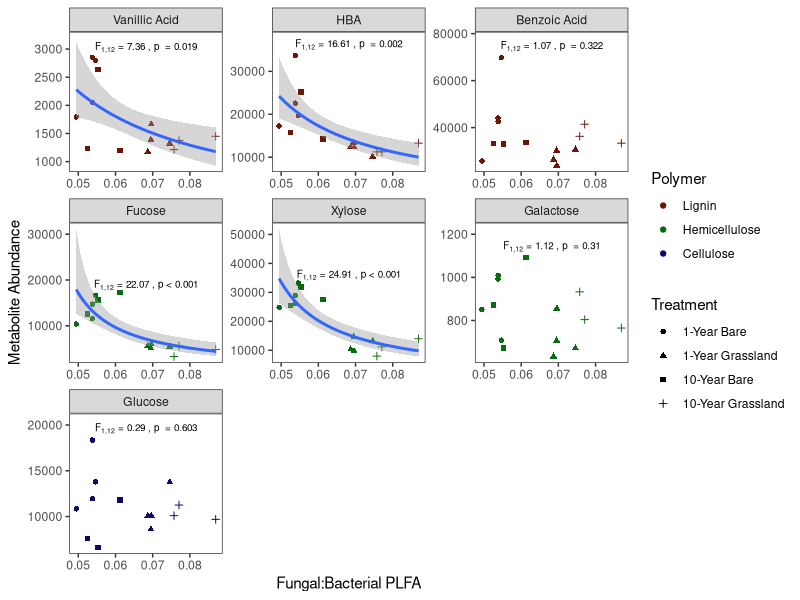

Write the R code that produced this figure. (Note: this script raises an error after producing the figure.)
# Discover relationships between PLFA data and metabolite data

#### Data Import and Cleaning #### 
library(data.table)
library(ggplot2)

rm(list = ls())

# Load in the data
mf <- data.frame(fread("Metabolomics/Data/Metabolome_Blackout_Raw.csv"))
pf <- fread("Metabolomics/Data/PLFA_For_Analysis.csv")

head(mf) # Metabolites
head(pf) # PLFA

mf <- mf[, c(1,7:20)] # Keep only the most useful columns

# Lignocellulose breakdown products
BreakdownProducts <- c('glucose'
                       , 'xylose', 'fucose', '3,6-anhydro-D-galactose'
                       , 'vanillic acid', '4-hydroxybenzoic acid', 'benzoic acid')

# Keep only those products
mf <- mf[mf$BinBase.name %in% BreakdownProducts,]

head(mf)

# Create the mergable-metabolite data frame
AbundData <- data.frame(t(mf[2:length(mf)]))
names(AbundData) <- mf[,1]
AbundData$Sample <- row.names(AbundData)

# Tidy the PLFA data
head(pf)
pf$Percent_All_Fungi <- pf$Percent_AM_Fungi + pf$Percent_Fungi
pf$Percent_All_Bacteria <- pf$Percent_Gram_Negative + pf$Percent_Gram_Positive +
  pf$Percent_Actinomycetes + pf$Percent_Anaerobe
pf$FB_Ratio <- pf$Percent_All_Fungi / pf$Percent_All_Bacteria

pm <- merge(pf, AbundData, by = 'Sample')

# Save this as a file
#write.csv(ofm, "Metabolomics/Cleaned Data/Henfaes_Taxonomy_Metabolome.csv", row.names = FALSE)
#saveRDS(ofm, file = "Metabolomics/Cleaned Data/Henfaes_Taxonomy_Metabolome.rds")


names(pm)
pm <- data.frame(pm)

#### What governs metabolite abundance in soils? ####

pmb <- pm

# Changing model family improves AIC, switch to a Gamma model
lapply(seq_along(pmb[,14:length(pmb)])
       , FUN = function(METABOLITE){
         mod1 <- glm(unlist(pmb[,14:length(pmb)][,METABOLITE]) ~ FB_Ratio + Total_PLFA
                     , data = pmb
                     , family = Gamma())
         mod2 <- glm(unlist(pmb[,14:length(pmb)][,METABOLITE]) ~ FB_Ratio + Total_PLFA
                     , data = pmb
                     , family = Gamma(link = 'log'))
         mod3 <- lm(unlist(pmb[,14:length(pmb)][,METABOLITE]) ~ FB_Ratio + Total_PLFA
                    , data = pmb)
         # mod4 <- glm(unlist(pmb[,14:length(pmb)][,METABOLITE]) ~ FB_Ratio + Total_PLFA
         #            , data = pmb
         #            , family = binomial())
         AIC(mod1,mod2, mod3)
       })

# Refit the models with a gamma family
MetabResults <- lapply(seq_along(pmb[,14:length(pmb)])
                       , FUN = function(METABOLITE){
                         # Fit a model for each metabolite
                         mod <- glm(unlist(pmb[,14:length(pmb)][,METABOLITE]) ~ 
                                     FB_Ratio + Total_PLFA
                                   , data = pmb
                                   , family = Gamma)
                         
                         Result <- summary(mod)
                         
                         # Extract metabolite name, p value, and r value
                         data.frame(Metabolite = names(pmb[,14:length(pmb)][METABOLITE])
                                    , Predictor = dimnames(drop1(mod))[[1]][2:3]
                                    , p = drop1(mod, test = "F")[5][2:3,]
                                    , r = Result$coefficients[2:3,1])
                       })
MetabResults <- rbindlist(MetabResults)
MetabResults 

MetabResults[MetabResults$Predictor == "Total_PLFA",] # None are significant. Refit without these
MetabResults[MetabResults$Predictor == "FB_Ratio",]
p.adjust(MetabResults[MetabResults$Predictor == "FB_Ratio",]$p, method = "fdr")
# just to check

#### Results with the gaussian model, N.B. no change in outcome
# MetabResults <- lapply(seq_along(pmb[,14:length(pmb)])
#                        , FUN = function(METABOLITE){
#                          # Fit a model for each metabolite
#                          mod <- glm(unlist(pmb[,14:length(pmb)][,METABOLITE]) ~ 
#                                      FB_Ratio + Total_PLFA
#                                    , data = pmb
#                                    , family = Gamma)
#                          
#                          Result <- summary(mod)
#                          
#                          # Extract metabolite name, p value, and r value
#                          data.frame(Metabolite = names(pmb[,14:length(pmb)][METABOLITE])
#                                     , Predictor = dimnames(anova(mod))[[1]][1:2]
#                                     , p = anova(mod)[5][1:2,]
#                                     , r = Result$coefficients[2:3,1])
#                        })
# MetabResults <- rbindlist(MetabResults)
# MetabResults 
####

MetabResults[MetabResults$Predictor == "Total_PLFA",] # None are significant. Refit without these
MetabResults[MetabResults$Predictor == "FB_Ratio",]

# Total microbial abundance was not a predictor of lignocellulose breakdown product abundance
# Fungal:Bacterial ratio was a predictor of lignocellulose breakdown product abundance 
#     in a number of cases

# Gamma models perform significantly better
lapply(seq_along(pmb[,14:length(pmb)])
       , FUN = function(METABOLITE){
         mod1 <- glm(unlist(pmb[,14:length(pmb)][,METABOLITE]) ~ FB_Ratio
                     , data = pmb
                     , family = Gamma())
         mod2 <- lm(unlist(pmb[,14:length(pmb)][,METABOLITE]) ~ FB_Ratio
                    , data = pmb)
         data.frame(AIC(mod1,mod2), DeltaAIC = AIC(mod1) - AIC(mod2))
       })

# Refitting without total PLFA as a predictor
library(pscl)

MetabResults <- lapply(seq_along(pmb[,14:length(pmb)])
                       , FUN = function(METABOLITE){
                         # Fit a model for each metabolite
                         mod <- glm(unlist(pmb[,14:length(pmb)][,METABOLITE]) ~ 
                                      FB_Ratio
                                    , data = pmb
                                    , family = Gamma)
                         
                         Result <- summary(mod)
                         
                         # Extract metabolite name, p value, and r value
                         data.frame(Metabolite = names(pmb[,14:length(pmb)][METABOLITE])
                                    , Predictor = dimnames(drop1(mod))[[1]][2]
                                    , p = drop1(mod, test = "F")[5][2,]
                                    , r = Result$coefficients[2,1]
                                    , R2 = pR2(mod)[4]
                                    , FStat = drop1(mod, test = "F")[4][2,]
                                    , df = paste(drop1(mod)[1][2,], Result$df.residual, sep = ","))
                       })
MetabResults <- rbindlist(MetabResults)

# Prettier results :)
MetabResults 

#### Plot relationships between these variables ####

#### Data tidying for plotting ####
pm <- data.frame(pm)
names(pm)
pma <- pm[,names(pm) %in% c("Sample"#, "Total_PLFA", "Percent_Actinomycetes", "Percent_AM_Fungi"
                            #, "Percent_All_Fungi", "Percent_All_Bacteria" 
                            , "FB_Ratio"
                            , "xylose", "vanillic.acid", "glucose"
                            , "fucose", "benzoic.acid", "X4.hydroxybenzoic.acid"
                            , "X3.6.anhydro.D.galactose"
)]

# Make the data long for ggplot
pma <- data.table(pma)
pma <- melt(pma, id = c("Sample", "FB_Ratio")
            , variable.name = "Metabolite", value.name = "Metabolite_Abundance")

# Create a treament variable
pma$Treatment <- "a"
pma[Sample %in% c("c1", "c2", "c3"),]$Treatment <- "10-Year Grassland"
pma[Sample %in% c("c4", "c5", "c6", "c7"),]$Treatment <- "1-Year Grassland"
pma[Sample %in% c("b1", "b2", "b3"),]$Treatment <- "10-Year Bare"
pma[Sample %in% c("b4", "b5", "b6", "b7"),]$Treatment <- "1-Year Bare"

# Tidy the names of the metabolites
firstup <- function(x) {
  substr(x, 1, 1) <- toupper(substr(x, 1, 1))
  x
}
pma$Metabolite <- as.character(pma$Metabolite)
pma[Metabolite == "X4.hydroxybenzoic.acid",]$Metabolite <- "4-Hydroxybenzoic Acid"
pma[Metabolite == "X3.6.anhydro.D.galactose",]$Metabolite <- "3,6-Anhydro-D-Galactose"
pma[Metabolite %in% c("xylose", "glucose", "fucose"),]$Metabolite <- firstup(pma[Metabolite %in% c("xylose", "glucose", "fucose"),]$Metabolite)
pma[Metabolite == "benzoic.acid",]$Metabolite <- "Benzoic Acid"
pma[Metabolite == "vanillic.acid",]$Metabolite <- "Vanillic Acid"

MetabResults$Metabolite <- as.character(MetabResults$Metabolite)
MetabResults[Metabolite == "X4.hydroxybenzoic.acid",]$Metabolite <- "4-Hydroxybenzoic Acid"
MetabResults[Metabolite == "X3.6.anhydro.D.galactose",]$Metabolite <- "3,6-Anhydro-D-Galactose"
MetabResults[Metabolite %in% c("xylose", "glucose", "fucose"),]$Metabolite <- firstup(MetabResults[Metabolite %in% c("xylose", "glucose", "fucose"),]$Metabolite)
MetabResults[Metabolite == "benzoic.acid",]$Metabolite <- "Benzoic Acid"
MetabResults[Metabolite == "vanillic.acid",]$Metabolite <- "Vanillic Acid"

# Change again for tidier plots
pma[Metabolite == "3,6-Anhydro-D-Galactose",]$Metabolite <- "Galactose"
MetabResults[Metabolite == "3,6-Anhydro-D-Galactose",]$Metabolite <- "Galactose"
pma[Metabolite == "4-Hydroxybenzoic Acid",]$Metabolite <- "HBA"
MetabResults[Metabolite == "4-Hydroxybenzoic Acid",]$Metabolite <- "HBA"

# Custom order of levels
pma$Metabolite <- factor(pma$Metabolite, levels = c("Vanillic Acid", "HBA", "Benzoic Acid"
                                                    , "Fucose", "Xylose", "Galactose"
                                                    , "Glucose"))

# Create a polymer variable
pma$Polymer <- ""
pma[Metabolite %in% c("HBA", "Benzoic Acid", "Vanillic Acid")]$Polymer <- "Lignin"
pma[Metabolite %in% c("Galactose", "Xylose", "Fucose")]$Polymer <- "Hemicellulose"
pma[Metabolite %in% c("Glucose")]$Polymer <- "Cellulose"

# Plot R2 values in nice places
head(pma)
PlotResults <- MetabResults[,c(1,3, 6:7)]

Metab_Max <- data.frame(tapply(pma$Metabolite_Abundance, pma$Metabolite, function(x){
  min(x) + ((max(x) - min(x))*1.1)}
  ))

Metab_Max$Metabolite <- rownames(Metab_Max)
Metab_Max$FB_Ratio <- tapply(pma$FB_Ratio, pma$Metabolite, function(x){
  min(x) + ((max(x) - min(x))*0.5)
  })

names(Metab_Max)[1] <- "Metabolite_Abundance"
PlotResults <- merge(PlotResults, Metab_Max)

levels(pma$Polymer) <- c("Lignin", "Hemicellulose", "Cellulose")
PolymerPalette <- c("#6C1706" # Lignin
                    ,"#066C0D" # Hemicellulose
                    ,"#0D066C" # Cellulose
                    ) 

# Tidy up statistics for plotting
PlotResults$pval <- PlotResults$p  
PlotResults$p <- with(PlotResults, ifelse(p < 0.001
                                          , yes = "< 0.001"
                                          , no = paste0(" = ", round(p, 3))
                                          ))
# Get parseable stats outputs
Labels <- c(by(PlotResults, PlotResults$Metabolite, function(x){
  bquote("F"["1,12"]~"="~.(round(x$FStat,2))~", p"~.(x$p)) # Produces something useful
}))

PlotResults$Label <- unlist(lapply(Labels, deparse))
PlotResults$Metabolite <- factor(PlotResults$Metabolite, levels = c("Vanillic Acid", "HBA", "Benzoic Acid"
                                                                    , "Fucose", "Xylose", "Galactose"
                                                                    , "Glucose"))
#### Plot the data ####

p <- ggplot(pma, aes(x = FB_Ratio, y = Metabolite_Abundance)) + 
  geom_point(aes(colour = Polymer, pch = Treatment)) + # Add points coloured by polymer
                                                       #, shapes according to sample
  
  facet_wrap(~ Metabolite, scales = 'free') + # One plot for each metabolite
  
  stat_smooth(data = pma[Metabolite %in% PlotResults[pval < 0.05,]$Metabolite]
              , method = "glm"
              , method.args = list(family = Gamma()) # Wonder-function
              ) + # Add linear models to the plots where the regression was significant
 
  # now weird pseudo-R^2 values
  geom_text(data = PlotResults, aes(x = FB_Ratio, y = Metabolite_Abundance
                                    , label = Label)
            , parse = TRUE
            , size = 2.5
            ) +
  # Tidying
  xlab("Fungal:Bacterial PLFA") +
  ylab("Metabolite Abundance") +
  theme_bw() +
  theme(panel.grid = element_blank()) + 
  scale_colour_manual(breaks = levels(pma$Polymer)
                      , values = PolymerPalette) +
  geom_blank(data = pma, aes(x = FB_Ratio, y = Metabolite_Abundance*1.12), )
            
p

ggsave(filename = "Figures/Metabolomics/2020-08-29_PLFA_Composition_Metabolite_Abundance.pdf"
       , p
       , width = 7
       , height = 5)

#### Were the total PLFA values different between treatments? ####
head(pma)
head(pm)
setDT(pm)
pm$Treatment <- "a"
pm[Sample %in% c("c1", "c2", "c3"),]$Treatment <- "10-Year Grassland"
pm[Sample %in% c("c4", "c5", "c6", "c7"),]$Treatment <- "1-Year Grassland"
pm[Sample %in% c("b1", "b2", "b3"),]$Treatment <- "10-Year Bare"
pm[Sample %in% c("b4", "b5", "b6", "b7"),]$Treatment <- "1-Year Bare"


plot(Total_PLFA ~ factor(Treatment), data = pm)
